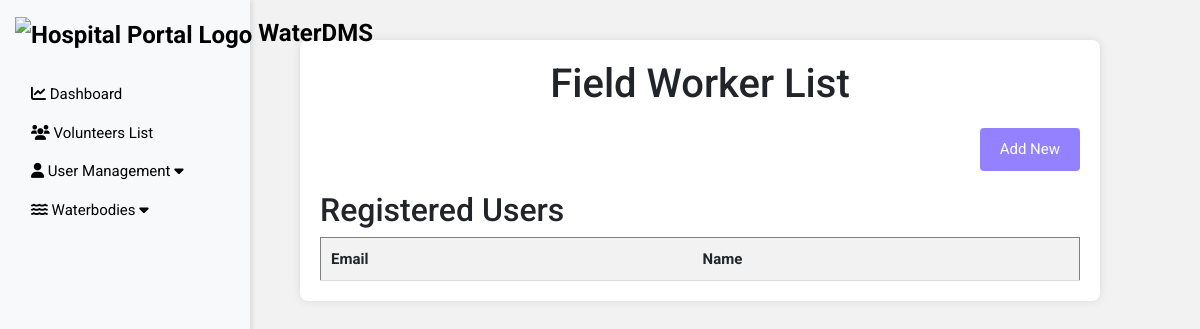
Before: /user-list/ with the older database file.
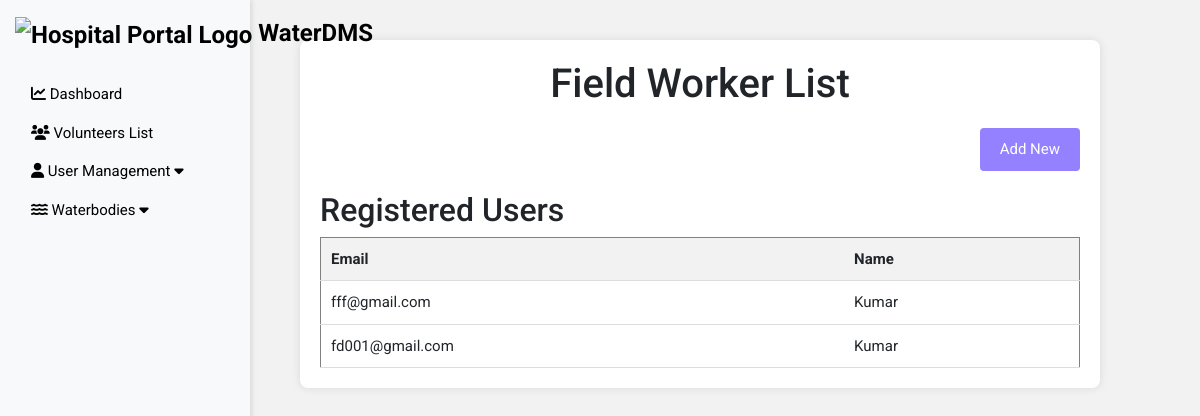
After: the same page with the newer database file.
### waterbodies_app/models.py (models this page shows, shortened)
class CustomUser(AbstractBaseUser):
    email = models.EmailField(unique=True)
    name = models.CharField(max_length=255)
    is_active = models.BooleanField(default=True)
    is_staff = models.BooleanField(default=False)
    is_superuser = models.BooleanField(default=False)
    objects = CustomUserManager()
    USERNAME_FIELD = 'email'
    REQUIRED_FIELDS = []

### waterbodies_app/views.py (the view, shortened to what this page needs)
# urls.py: path('user-list/', user_list_view, name='user_list'),
def user_list_view(request):
    users = CustomUser.objects.all()
    return render(request, 'user_list.html', {'users': users})

### templates/user_list.html (shortened to what this page needs)
<!DOCTYPE html>
<html lang="en">
<head>
     {% load static %}
  <link href="https://cdn.jsdelivr.net/npm/bootstrap@5.1.3/dist/css/bootstrap.min.css" rel="stylesheet">
  <link rel="stylesheet" href="https://unpkg.com/leaflet/dist/leaflet.css" />
  <link rel="stylesheet" href="https://cdnjs.cloudflare.com/ajax/libs/font-awesome/6.0.0/css/all.min.css">
    <link rel="stylesheet" href="https://unpkg.com/leaflet.markercluster/dist/MarkerCluster.css" />
    <link rel="stylesheet" href="https://unpkg.com/leaflet.markercluster/dist/MarkerCluster.Default.css" />
    <link rel="stylesheet" href="https://unpkg.com/leaflet/dist/leaflet.css" />
  </head>
<body>
  <div class="container-fluid">
    <div class="row">
        <nav class="col-md-3 col-lg-2 d-md-block bg-light sidebar">
            <div class="position-sticky">
                <ul class="nav flex-column">
                    <li class="nav-item">
                        <a class="navbar-brand" href="{% url 'admin-dashboard' %}">
                            <img src="{% static 'Image/logoT.png' %}" alt="Hospital Portal Logo" style="height: 30px; width: auto;">
                            WaterDMS
                        </a>
                    </li><br>
                    <li class="nav-item">
                        <a class="nav-link" href="{% url 'admin-dashboard' %}">
                            <i class="fas fa-chart-line"></i>
                            Dashboard
                        </a>
                    </li>
                    <li class="nav-item">
                        <a class="nav-link" href="{% url 'volunteers_list' %}">
                            <i class="fas fa-users"></i>
                            Volunteers List
                        </a>
                    </li>
                    <li class="nav-item">
                        <a class="nav-link" data-bs-toggle="collapse" href="#userManagementDropdown" role="button" aria-expanded="false" aria-controls="userManagementDropdown">
                            <i class="fas fa-user"></i>
                            User Management
                            <i class="fas fa-caret-down"></i>
                        </a>
                    </li>
                    <li class="nav-item">
                        <a class="nav-link" data-bs-toggle="collapse" href="#waterbodiesDropdown" role="button" aria-expanded="false" aria-controls="waterbodiesDropdown">
                            <i class="fas fa-water"></i>
                            Waterbodies
                            <i class="fas fa-caret-down"></i>
                        </a>
                    </li>
                </ul>
            </div>
        </nav>
        <main class="col-md-9 ms-sm-auto col-lg-10 px-md-4">
            <section class="container">
                <h1>Field Worker List</h1>
                <div class="button-container">
                    <a href="{% url 'register' %}" class="add-button">Add New</a>
                </div>
                <body>
                    <h2>Registered Users</h2>
                    <table border="1">
                        <tr>
                            <th>Email</th>
                            <th>Name</th>
                        </tr>
                        {% for user in users %}
                        <tr>
                            <td>{{ user.email }}</td>
                            <td>{{ user.name }}</td>
                        </tr>
                        {% endfor %}
                    </table>
                </body>
            </section>
        </main>
    </div>
</div>
</body>
</html>

Changed rows visible on the page:
added CustomUser: email "fff@gmail.com", name "Kumar"
added CustomUser: email "fd001@gmail.com", name "Kumar"
